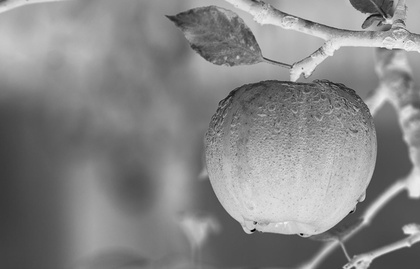
%> input picture sample1.jpg, 420 x 269 px, shrunk from 1880 x 1204 before the run
$ octave GrayScaletoBinary.m   (GNU Octave 9; MATLAB toolbox functions it lacks are replaced by stand-ins)
%> lines starting %> are read from the running program, lines starting %| are printed output that depends on the picture; in (x1, y1, x2, y2) boxes, pixels count from 0 and x2, y2 are one past the last pixel; in counts of white or black regions, pixels touching at a corner belong together; the program's own positions count from 1
I = imread('sample1.jpg');
%> I is the input picture: size 269x420 uint8; min 0, max 244, mean 133.8
[x,y,z]=size(I);
%> x = 269; y = 420; z = 1
disp(I);
I = double(I);
%> I: size 269x420 double
sum=0;
for i=1:x
    for j=1:y
        sum=sum+I(i,j);
    end
end
%> after the loop, sum = 15114139
threshold=sum/(x*y);
%> threshold = 133.8
binary=zeros(x,y);
for i=1:x
    for j=1:y
        if I(i,j) >=threshold
         binary(i,j)=1;

        else
            binary(i,j)=0;
        end
    end
end
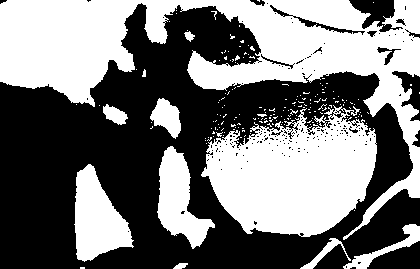
%> binary: size 269x420 double; values 0 (black) and 1 (white), 47.2% white; 185 white regions (173 under 20 px), largest, box (x1, y1, x2, y2) and area: (0, 0, 420, 240) 28705, (201, 105, 377, 237) 15390, (74, 164, 134, 262) 3471
imshow(binary);

$ run again, with lion.jpg copied over sample1.jpg
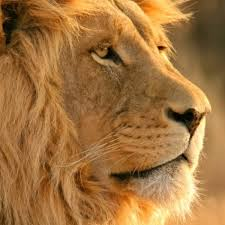
%> input picture lion.jpg, 225 x 225 px
%> I is the input picture: size 225x225x3 uint8; mean R, G, B 161.7, 115.5, 63.2
%> I: size 225x225x3 double
%> after the loop `for i=1:x`: sum = 8187176
%> threshold = 161.7
%> after the loop `for i=1:x`:
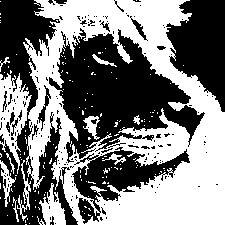
%> binary: size 225x225 double; values 0 (black) and 1 (white), 49.1% white; 160 white regions (147 under 20 px), largest, box (x1, y1, x2, y2) and area: (23, 0, 225, 225) 21467, (0, 73, 32, 174) 1462, (39, 183, 66, 225) 568
